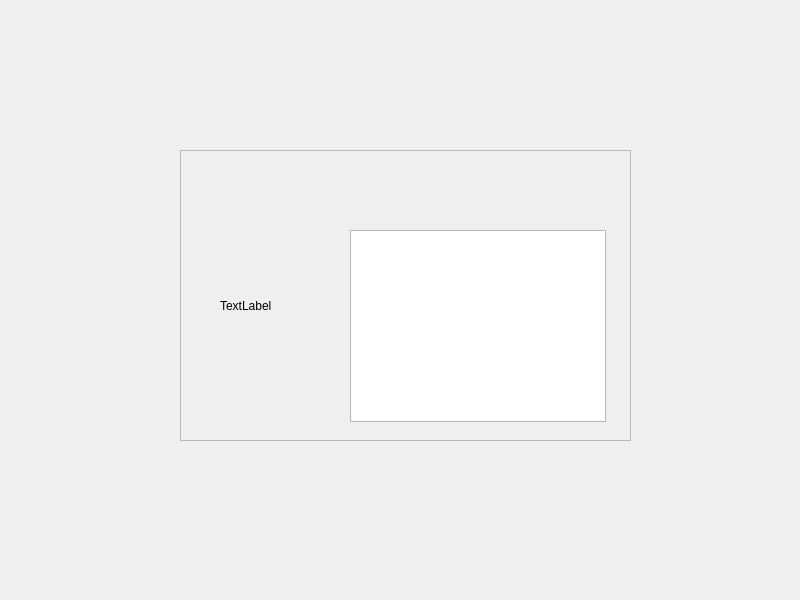
<?xml version="1.0" encoding="UTF-8"?>
<ui version="4.0">
 <class>testWindow</class>
 <widget class="QMainWindow" name="testWindow">
  <property name="geometry">
   <rect>
    <x>0</x>
    <y>0</y>
    <width>800</width>
    <height>600</height>
   </rect>
  </property>
  <property name="windowTitle">
   <string>MainWindow</string>
  </property>
  <widget class="QWidget" name="centralwidget">
   <widget class="QFrame" name="frame">
    <property name="geometry">
     <rect>
      <x>180</x>
      <y>150</y>
      <width>451</width>
      <height>291</height>
     </rect>
    </property>
    <property name="frameShape">
     <enum>QFrame::StyledPanel</enum>
    </property>
    <property name="frameShadow">
     <enum>QFrame::Raised</enum>
    </property>
    <widget class="QLabel" name="label">
     <property name="geometry">
      <rect>
       <x>40</x>
       <y>130</y>
       <width>91</width>
       <height>51</height>
      </rect>
     </property>
     <property name="text">
      <string>TextLabel</string>
     </property>
    </widget>
    <widget class="QTableWidget" name="tableWidget">
     <property name="geometry">
      <rect>
       <x>170</x>
       <y>80</y>
       <width>256</width>
       <height>192</height>
      </rect>
     </property>
    </widget>
   </widget>
  </widget>
 </widget>
 <resources/>
 <connections/>
</ui>
